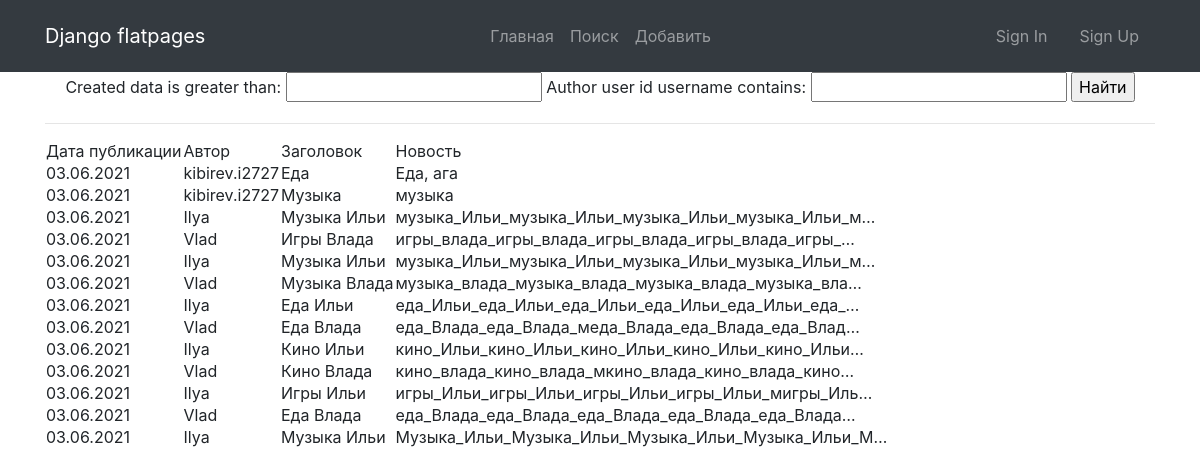
The app's page /news/search/ with its own data.
### news_paper/models.py (models this page shows, shortened)
class Post(models.Model):
    NEWS = 'N'
    ARTICLE = 'A'
    POST_TYPE = [
        (NEWS, 'Новость'),
        (ARTICLE, 'Статья'),
    ]
    author = models.ForeignKey(Author, on_delete=models.CASCADE)
    type = models.CharField(max_length=1, choices=POST_TYPE, default=ARTICLE)
    categories = models.ManyToManyField(Category, through='PostCategory')
    title = models.CharField(max_length=255)
    text = models.TextField(default='')
    rating = models.IntegerField(default=0)
    created_data = models.DateTimeField(auto_now_add=True)

class Author(models.Model):
    user_id = models.OneToOneField(django.contrib.auth.get_user_model(), on_delete=models.CASCADE)
    rating = models.IntegerField(default=0)

### news_paper/views.py (the view)
# urls.py: path('search/', PostsFiltered.as_view()),
class PostsFiltered(ListView):
    model = Post
    template_name = 'search.html'
    context_object_name = 'search_post'
    ordering = ['-created_data']
    def get_context_data(self, **kwargs):
        context = super().get_context_data(**kwargs)
        context['filter'] = PostFilter(self.request.GET,
                                       queryset=self.get_queryset())
        return context

### news_paper/templatetags/my_filters.py (called while the page is built)
@register.filter(name='censor')
def censor(value):
    marked_words = ['плохие слова', 'мат', 'бранная лексика']
    for word in marked_words:
        if value == word:
            raise ValueError(f'Нельзя использовать {word} в тексте!')
    return str(value)

### templates/search.html (shortened to what this page needs)
{% extends 'flatpages/default.html' %}
{% load my_filters %}
{% block content %}
    <form method="GET">
        {{ filter.form }}
        <input type="submit" value="Найти">
    </form>
    <hr>
        <table>
            <thead>
                <tr>
                    <td>
                        Дата публикации
                    </td>
                    <td>
                        Автор
                    </td>
                    <td>
                        Заголовок
                    </td>
                    <td>
                        Новость
                    </td>
                </tr>
            </thead>
        {% for news in filter.qs %}
            <tr>
                <td>
                    {{ news.created_data|date:'d.m.Y' }}
                </td>
                <td>
                    {{ news.author.user_id.username }}
                </td>
                <td>
                    {{ news.title|censor }}
                </td>
                <td>
                    {{ news.text|truncatechars:50|censor }}
                </td>
            </tr>
        {% endfor %}
        </table>
{% endblock content %}

### records on screen
Post: created_data "03.06.2021", author.user_id.username "kibirev.i2727", title|censor "Еда", text|censor "Еда, ага"
Post: created_data "03.06.2021", author.user_id.username "kibirev.i2727", title|censor "Музыка", text|censor "музыка"
Post: created_data "03.06.2021", author.user_id.username "Ilya", title|censor "Музыка Ильи", text|censor "музыка_Ильи_музыка_Ильи_музыка_Ильи_музыка_Ильи_м…"
Post: created_data "03.06.2021", author.user_id.username "Vlad", title|censor "Игры Влада", text|censor "игры_влада_игры_влада_игры_влада_игры_влада_игры_…"
Post: created_data "03.06.2021", author.user_id.username "Ilya", title|censor "Музыка Ильи", text|censor "музыка_Ильи_музыка_Ильи_музыка_Ильи_музыка_Ильи_м…"
Post: created_data "03.06.2021", author.user_id.username "Vlad", title|censor "Музыка Влада", text|censor "музыка_влада_музыка_влада_музыка_влада_музыка_вла…"
Post: created_data "03.06.2021", author.user_id.username "Ilya", title|censor "Еда Ильи", text|censor "еда_Ильи_еда_Ильи_еда_Ильи_еда_Ильи_еда_Ильи_еда_…"
Post: created_data "03.06.2021", author.user_id.username "Vlad", title|censor "Еда Влада", text|censor "еда_Влада_еда_Влада_меда_Влада_еда_Влада_еда_Влад…"
Post: created_data "03.06.2021", author.user_id.username "Ilya", title|censor "Кино Ильи", text|censor "кино_Ильи_кино_Ильи_кино_Ильи_кино_Ильи_кино_Ильи…"
Post: created_data "03.06.2021", author.user_id.username "Vlad", title|censor "Кино Влада", text|censor "кино_влада_кино_влада_мкино_влада_кино_влада_кино…"
Post: created_data "03.06.2021", author.user_id.username "Ilya", title|censor "Игры Ильи", text|censor "игры_Ильи_игры_Ильи_игры_Ильи_игры_Ильи_мигры_Иль…"
Post: created_data "03.06.2021", author.user_id.username "Vlad", title|censor "Еда Влада", text|censor "еда_Влада_еда_Влада_еда_Влада_еда_Влада_еда_Влада…"
Post: created_data "03.06.2021", author.user_id.username "Ilya", title|censor "Музыка Ильи", text|censor "Музыка_Ильи_Музыка_Ильи_Музыка_Ильи_Музыка_Ильи_М…"
